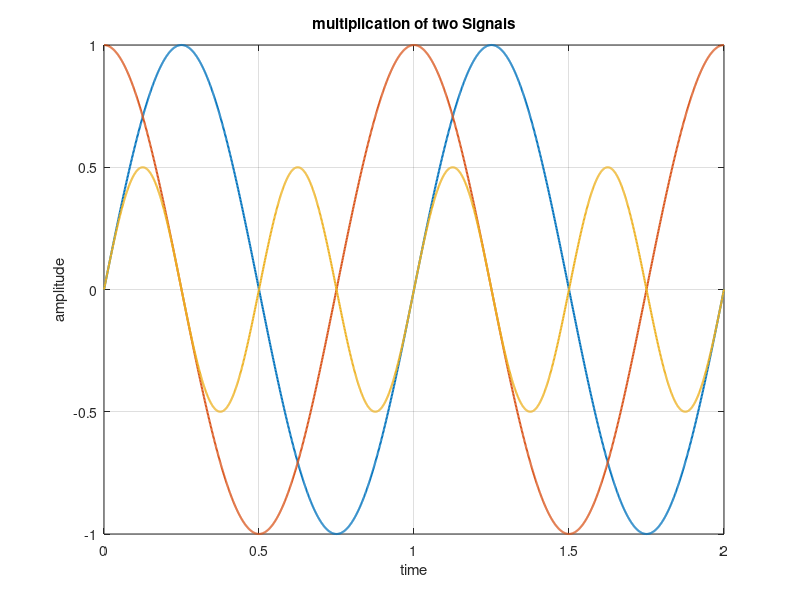

MATLAB code for this plot:
clc;
clear;
close all;

t = 0:0.001:2;

x1 = sin(2*pi*t);
x2 = cos(2*pi*t);
plot(t, x1, 'LineWidth', 1.5);
hold on;
plot(t, x2, 'LineWidth', 1.5);
y = x1 .* x2;
plot(t, y, 'LineWidth', 1.5);
hold off;
grid on;
xlabel('time');
ylabel('amplitude');
title('multiplication of two Signals');
